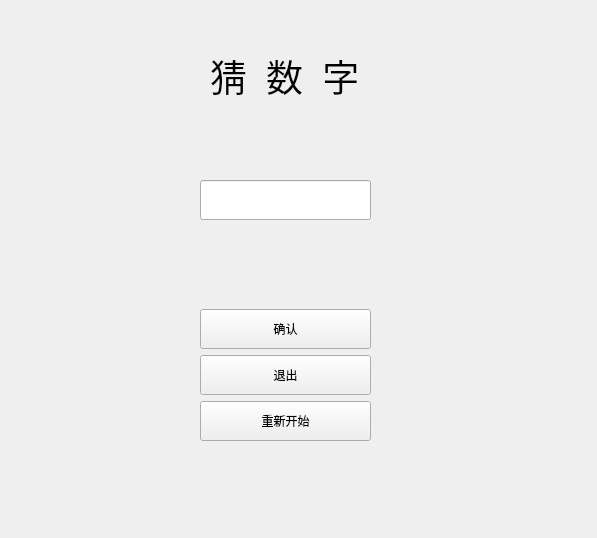
<?xml version="1.0" encoding="UTF-8"?>
<ui version="4.0">
 <class>Form</class>
 <widget class="QWidget" name="Form">
  <property name="geometry">
   <rect>
    <x>0</x>
    <y>0</y>
    <width>597</width>
    <height>538</height>
   </rect>
  </property>
  <property name="windowTitle">
   <string>Guess</string>
  </property>
  <widget class="QLabel" name="label">
   <property name="geometry">
    <rect>
     <x>210</x>
     <y>50</y>
     <width>281</width>
     <height>51</height>
    </rect>
   </property>
   <property name="font">
    <font>
     <family>Adobe Devanagari</family>
     <pointsize>28</pointsize>
    </font>
   </property>
   <property name="text">
    <string>猜  数  字</string>
   </property>
  </widget>
  <widget class="QWidget" name="">
   <property name="geometry">
    <rect>
     <x>200</x>
     <y>180</y>
     <width>171</width>
     <height>261</height>
    </rect>
   </property>
   <layout class="QVBoxLayout" name="verticalLayout">
    <item>
     <widget class="QLineEdit" name="lineEdit_num">
      <property name="minimumSize">
       <size>
        <width>100</width>
        <height>40</height>
       </size>
      </property>
     </widget>
    </item>
    <item>
     <widget class="QLabel" name="label_1">
      <property name="text">
       <string/>
      </property>
     </widget>
    </item>
    <item>
     <widget class="QPushButton" name="pushButton_confirm">
      <property name="minimumSize">
       <size>
        <width>100</width>
        <height>40</height>
       </size>
      </property>
      <property name="text">
       <string>确认</string>
      </property>
     </widget>
    </item>
    <item>
     <widget class="QPushButton" name="pushButton_exit">
      <property name="minimumSize">
       <size>
        <width>100</width>
        <height>40</height>
       </size>
      </property>
      <property name="text">
       <string>退出</string>
      </property>
     </widget>
    </item>
    <item>
     <widget class="QPushButton" name="pushButton_restart">
      <property name="minimumSize">
       <size>
        <width>100</width>
        <height>40</height>
       </size>
      </property>
      <property name="text">
       <string>重新开始</string>
      </property>
     </widget>
    </item>
   </layout>
  </widget>
 </widget>
 <resources/>
 <connections/>
</ui>
